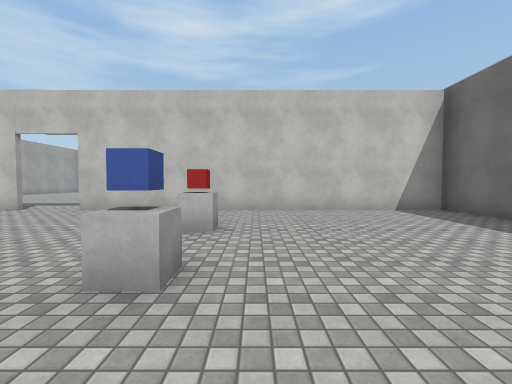
View 1 (above)

17 first-person views from a walk through a 3-D level made in the Unity game engine. The camera is 1.4 m above the floor, tilts 2° down and sees 90° across. The floor is counted in squares, 2 m on a side. Each view is taken from the middle of a square. On the plan, view 1 faces up. The plan holds only what a view shows up to about 9 squares ahead; the rest is blank. The place goes on beyond the plan. The player character is not drawn. Surface patterns are stand-ins for the level's own textures.

View 2
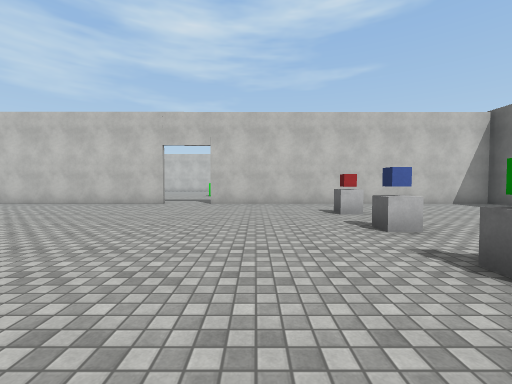

View 3
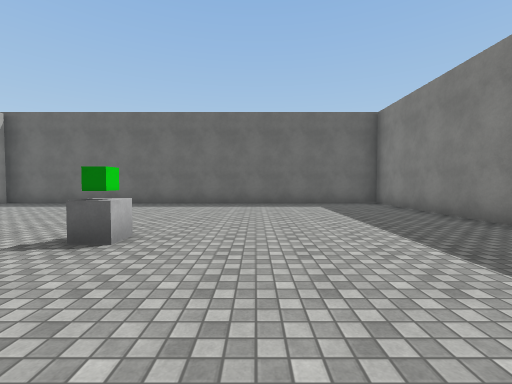

View 4
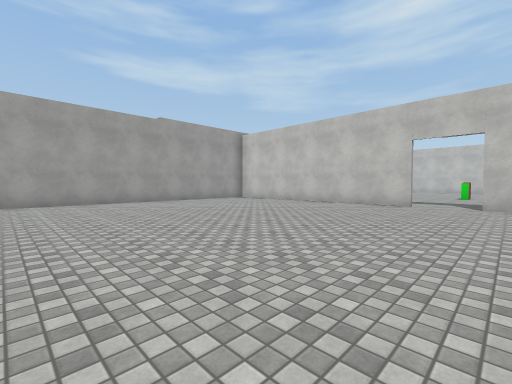

View 5
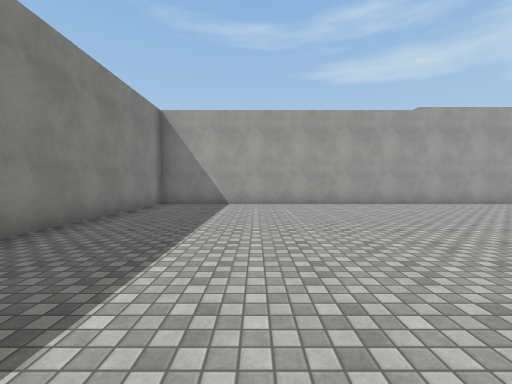

View 6
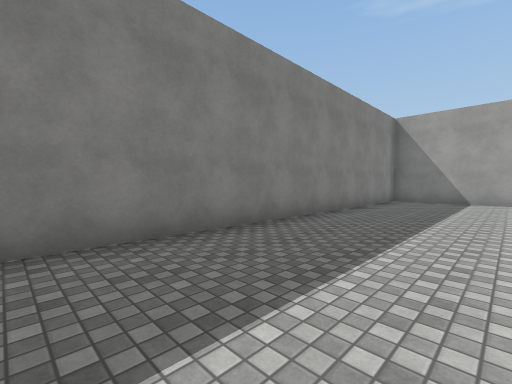

View 7
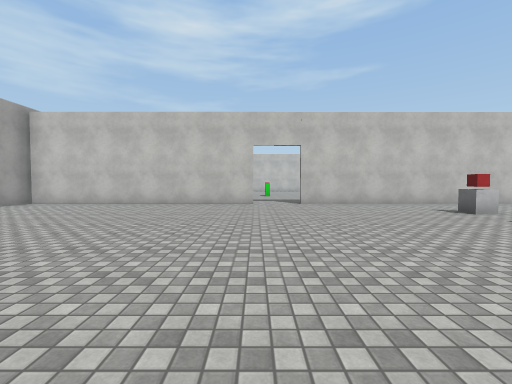

View 8
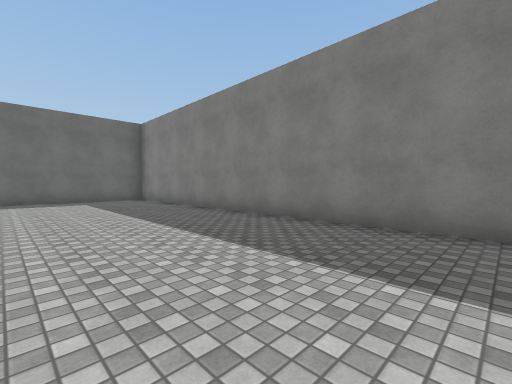

View 9
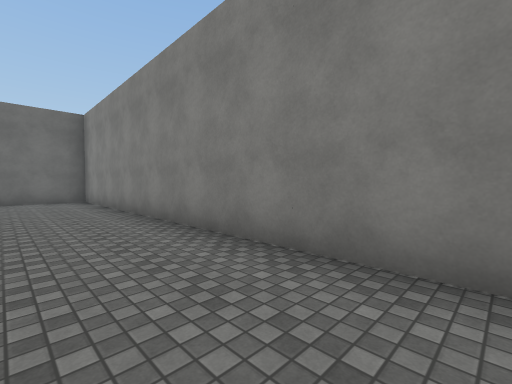

View 10
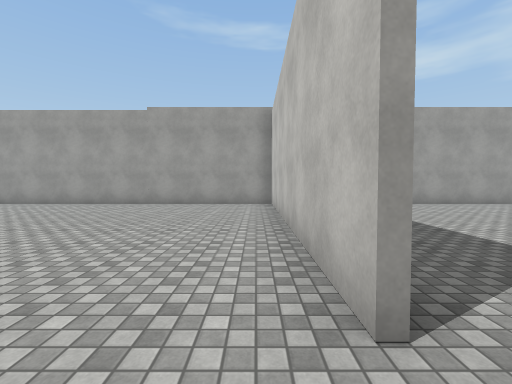

View 11
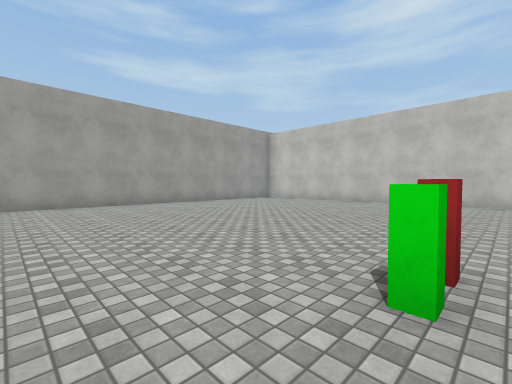

View 12
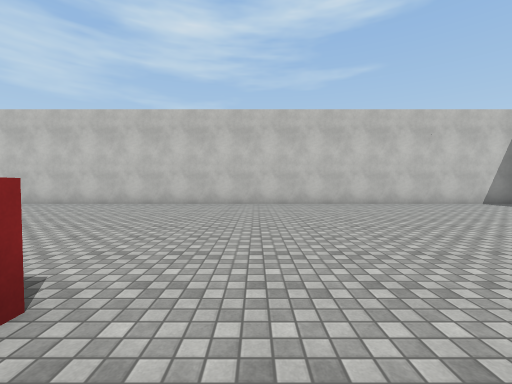

View 13
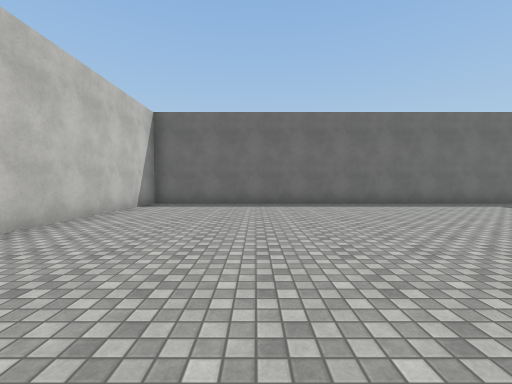

View 14
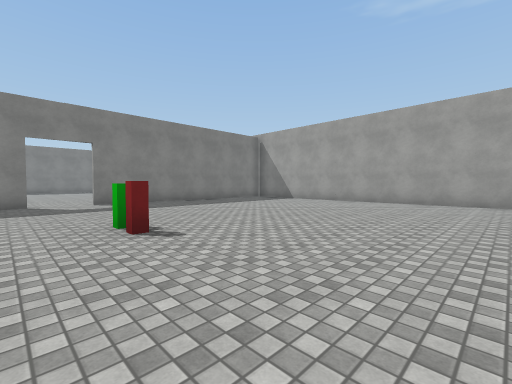

View 15
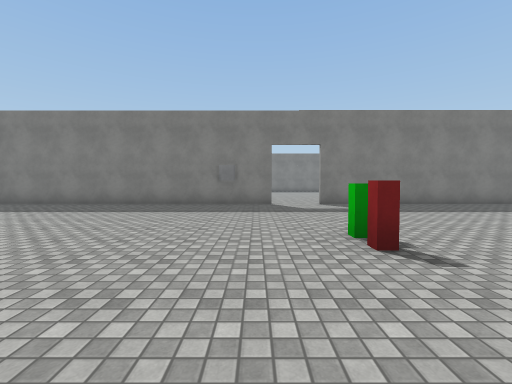

View 16
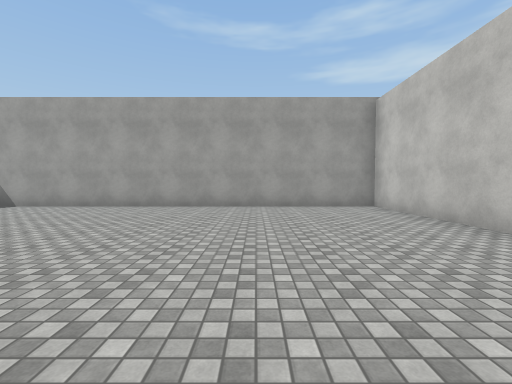

View 17
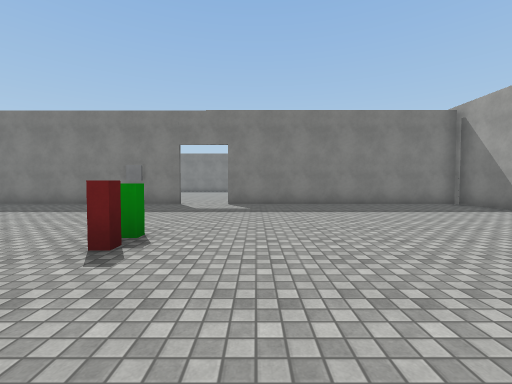

### Floor plan
Points are (right, up) in squares from view 1. A wall is a line through its corners. A room is listed if a view was taken in it or the views show most of it. See-through windows are left out.
Room 1 (views 1, 2, 3, 4, 5, 6, 7, 8, 9, 10)
walls: (-6, 6.5) (-13.5, 6.5); (-13.6, 7) (-13.6, -6.2) (4.9, -6.2) (4.9, 7); (4.8, 6.5) (-4.6, 6.5)
ways out: opening at (-5.5, 7) to room 2
objects: other object (-1, 0); other object (-1, 2); other object (-1, 4)
Room 2 (views 11, 12, 13, 14, 15, 16, 17)
walls: (-4.6, 6.7) (4.4, 6.7); (-13.5, 6.7) (-6, 6.7); (4.9, 7) (4.9, 19.5) (-13.6, 19.5) (-13.6, 7)
ways out: opening at (-5.5, 7) to room 1
objects: other object (-6, 12); other object (-5, 12)

Where each view was taken, in squares from view 1:
view 1: 0 up, 0 right, facing up
view 2: 2 down, 3 left, facing up
view 3: 2 down, 4 left, facing right
view 4: 2 down, 4 left, facing up-left
view 5: 3 down, 5 left, facing left
view 6: 3 down, 3 left, facing down-left
view 7: 2 down, 6 left, facing up
view 8: 2 down, 6 left, facing down-right
view 9: 4 down, 6 left, facing down-right
view 10: 6 up, 5 left, facing left
view 11: 10 up, 5 left, facing up-left
view 12: 11 up, 4 left, facing up
view 13: 16 up, 4 left, facing right
view 14: 16 up, 4 left, facing down-left
view 15: 15 up, 4 left, facing down
view 16: 16 up, 6 left, facing left
view 17: 15 up, 7 left, facing down
